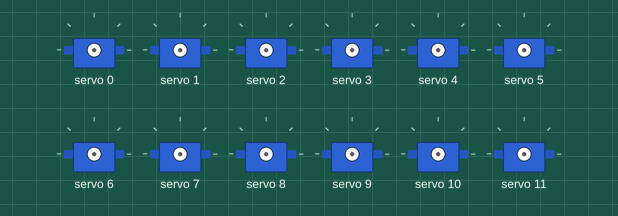
This sketch was run on a simulated Arduino Uno, built with avr-gcc and run on an emulated ATmega328P. Shown: 12 × servo.

Above: at 0.05 s.
At 1.3 s:
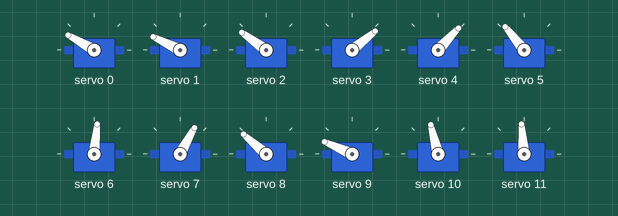
At 2.6 s:
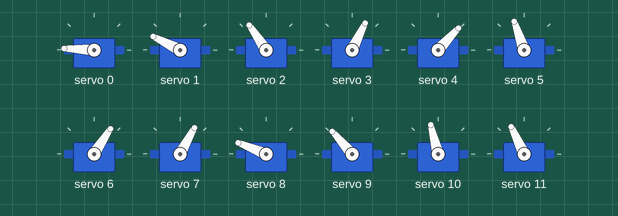
At 5.2 s:
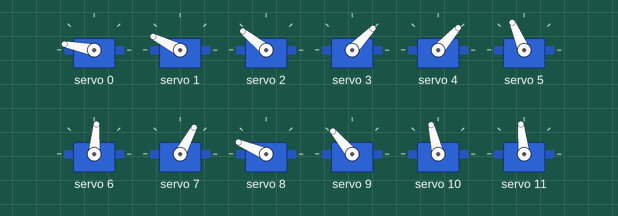
At 8.1 s:
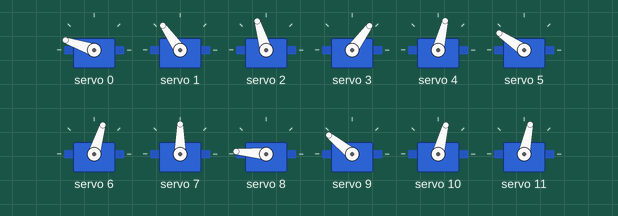
At 11.05 s:
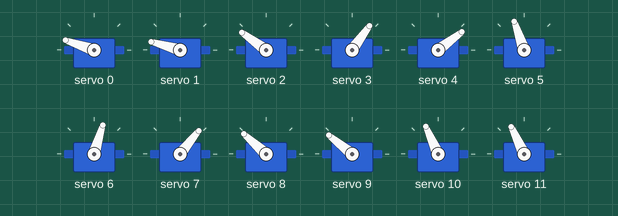
Timing chart, 0 to 14.6 s (numbered marks = the images above):
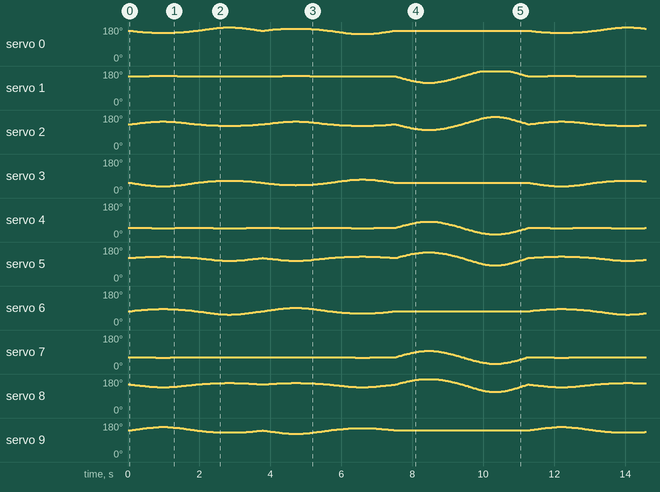

The sketch:

arduino.ino
```cpp
// (licence header left out)
#include <Adafruit_PWMServoDriver.h>
#include <Arduino.h>
#include <math.h>

#include "src/spider/spider.h"

Adafruit_PWMServoDriver pwm;
Spider spider;

void setup(void) {
    Serial.begin(115200);
    while (!Serial) {
        delay(10);
    }
    pwm.begin();
    pwm.setPWMFreq(50);  // Analog servos run at 50Hz.
}

void loop(void) {
    float theta = 0.0;
    for (int i = 0; i < 100; i++) {
        delay(25);
        spider.sendUpdatesToServos(&pwm, servo_config);
        theta += PI / 50.0;
        spider.setToePositionAbsolute(Leg::kFrontRight,
                                      {sinf(theta) * 20.0f, 0.0, 0.0});
        spider.setToePositionAbsolute(Leg::kFrontLeft,
                                      {sinf(theta) * 20.0f, 0.0, 0.0});
        spider.setToePositionAbsolute(Leg::kBackRight,
                                      {sinf(theta) * 20.0f, 0.0, 0.0});
        spider.setToePositionAbsolute(Leg::kBackLeft,
                                      {sinf(theta) * 20.0f, 0.0, 0.0});
    }
    for (int i = 0; i < 100; i++) {
        delay(25);
        spider.sendUpdatesToServos(&pwm, servo_config);
        theta += PI / 50.0;
        spider.setToePositionAbsolute(Leg::kFrontRight,
                                      {0.0, sinf(theta) * 20.0f, 0.0});
        spider.setToePositionAbsolute(Leg::kFrontLeft,
                                      {0.0, sinf(theta) * 20.0f, 0.0});
        spider.setToePositionAbsolute(Leg::kBackRight,
                                      {0.0, sinf(theta) * 20.0f, 0.0});
        spider.setToePositionAbsolute(Leg::kBackLeft,
                                      {0.0, sinf(theta) * 20.0f, 0.0});
    }
    for (int i = 0; i < 100; i++) {
        delay(25);
        spider.sendUpdatesToServos(&pwm, servo_config);
        theta += PI / 50.0;
        spider.setToePositionAbsolute(Leg::kFrontRight,
                                      {0.0, 0.0, sinf(theta) * 20.0f});
        spider.setToePositionAbsolute(Leg::kFrontLeft,
                                      {0.0, 0.0, sinf(theta) * 20.0f});
        spider.setToePositionAbsolute(Leg::kBackRight,
                                      {0.0, 0.0, sinf(theta) * 20.0f});
        spider.setToePositionAbsolute(Leg::kBackLeft,
                                      {0.0, 0.0, sinf(theta) * 20.0f});
    }
}
```

leg.cpp
```cpp
// (licence header left out)
#include "leg.h"

#include <math.h>

Leg::Leg(Position leg_pos) {
    // The canonical zero position of the toe is with the coxa at "45 degrees",
    // the femur horizontal, and the tibia vertical. Therefore the hip joint is
    // displaced by (coxa+femur)/sqrt(2), using Pythagoras' theorem.
    float hip_offset = (coxa_len + femur_len) / sqrtf(2.0f);
    this->_hip_pt = {.x = hip_offset, .y = hip_offset, .z = tibia_len};
    this->_toe_pt = {0};

    switch (leg_pos) {
        case kFrontRight:
            this->_hip_pt.x = -this->_hip_pt.x;
            this->_hip_pt.y = -this->_hip_pt.y;
            break;
        case kFrontLeft:
            this->_hip_pt.y = -this->_hip_pt.y;
            break;
        case kBackRight:
            this->_hip_pt.x = -this->_hip_pt.x;
            break;
        case kBackLeft:
            // fallthrough
        default:
            break;
    }
}

void Leg::setToePoint(Point3D pt) { this->_toe_pt = pt; }

void Leg::moveToePoint(Point3D vect) {
    this->_toe_pt.x += vect.x;
    this->_toe_pt.y += vect.y;
    this->_toe_pt.z += vect.z;
}

void Leg::getJointAngles(float *bc, float *cf, float *ft) {
    // Hip angle is measured counter-clockwise from a line projecting out from
    // the right side of the spider.
    *bc = atan2f(this->_toe_pt.y - this->_hip_pt.y,
                 this->_toe_pt.x - this->_hip_pt.x);

    // Total horizontal distance from hip to toe.
    float total_horiz_reach = sqrtf((this->_toe_pt.x - this->_hip_pt.x) *
                                        (this->_toe_pt.x - this->_hip_pt.x) +
                                    (this->_toe_pt.y - this->_hip_pt.y) *
                                        (this->_toe_pt.y - this->_hip_pt.y));
    // Femur+tibia horizontal reach.
    float ft_horiz_reach = total_horiz_reach - coxa_len;
    // Femur+tibia reach in 3D space.
    // This gives us a triangle with sides (femur_len, tibia_len, ftReach).
    float ft_diag_reach = sqrtf(ft_horiz_reach * ft_horiz_reach +
                                (this->_toe_pt.z - this->_hip_pt.z) *
                                    (this->_toe_pt.z - this->_hip_pt.z));

    // Solve for angles, using the law of cosines.
    //   c^2 = a^2 + b^2 - 2*a*b*cos(C)
    //   2*a*b*cos(C) =  a^2 + b^2 - c^2
    //   cos(C) = (a^2 + b^2 - c^2) / (2*a*b)
    // Or in coding terms:
    //   cos_num = a*a + b*b - c*c
    //   cos_denom = 2*a*b
    //   angle_c = acosf(cos_num / cos_denom)
    float cos_num;
    float cos_denom;

    // Coxa-Femur angle is measured counter-clockwise from horizontal, so up is
    // positive and down is negative. First, find the angle between the femur
    // and the imaginary line from the coxa-femur joint down to the  toe.
    cos_num = ft_diag_reach * ft_diag_reach + femur_len * femur_len -
              tibia_len * tibia_len;
    cos_denom = 2.0f * ft_diag_reach * femur_len;
    float femur_reach_angle = acosf(cos_num / cos_denom);

    // Second, find the angle between horizontal and the imaginary line from the
    // coxa-femur joint down to the  toe.
    float horiz_reach_angle =
        atan2f(this->_toe_pt.z - this->_hip_pt.z, ft_horiz_reach);
    *cf = femur_reach_angle + horiz_reach_angle;

    // Femur-Tibia angle is measured counter-clockwise from the femur, so it
    // will always be positive, and bigger numbers represent a further reach.
    cos_num = femur_len * femur_len + tibia_len * tibia_len -
              ft_diag_reach * ft_diag_reach;
    cos_denom = 2.0 * femur_len * tibia_len;
    *ft = acosf(cos_num / cos_denom);

    // Convert radians to degrees.
    *bc = *bc / M_PI * 180.0f;
    *cf = *cf / M_PI * 180.0f;
    *ft = *ft / M_PI * 180.0f;
}
```

leg.h
```cpp
// (licence header left out)
#pragma once

#include <cstdint>

// Represents a 3D point in space.
// x is towards the right of the robot.
// y is towards the front of the robot.
// z is towards the top of the robot.
// Distances are in millimeters.
typedef struct {
    float x;
    float y;
    float z;
} Point3D;

// The leg represents a three-segment leg (coxa-femur-tibia), with the coxa
// joined to the body at the hip point and the tibia touching the floor at the
// toe point. The canonical toe point is (0,0,0), representing a leg that is
// pointing out from the body corner at a 45' angle, the femur horizontal and
// the tibia vertical.
class Leg {
   public:
    enum Position {
        kFrontRight,
        kFrontLeft,
        kBackRight,
        kBackLeft,
    };

    enum Joint {
        kBodyCoxa,
        kCoxaFemur,
        kFemurTibia,
    };

    Leg(Position leg_pos);

    void setToePoint(Point3D pt);
    void moveToePoint(Point3D vect);
    void getJointAngles(float *bc, float *cf, float *ft);

    static constexpr float coxa_len = 23.5f;
    static constexpr float femur_len = 38.0f;
    static constexpr float tibia_len = 81.0f;

   private:
    Point3D _hip_pt;
    Point3D _toe_pt;
};
```

servo.cpp
```cpp
// (licence header left out)
#include "servo.h"

#include <math.h>

Servo::Servo(uint16_t min_micros, uint16_t max_micros, int16_t zero_degrees,
             bool reversed)
    : _min_micros(min_micros),
      _max_micros(max_micros),
      _zero_degrees(zero_degrees),
      _reversed(reversed) {
    // TODO: Verify parameters?
}

uint16_t Servo::degreesToMicros(float deg) {
    if (this->_reversed) {
        deg = -deg;
    }
    int16_t micros = int16_t(roundf(deg * 100.0f / 9.0f)) + this->_zero_degrees;
    if (micros < this->_min_micros) {
        micros = this->_min_micros;
    }
    if (micros > this->_max_micros) {
        micros = this->_max_micros;
    }

    return (uint16_t)micros;
}
```

servo.h
```cpp
// (licence header left out)
#pragma once

#include <cstdint>

class Servo {
   public:
    Servo(uint16_t min_micros, uint16_t max_micros, int16_t zero_degrees,
          bool reversed);
    uint16_t degreesToMicros(float deg);

   private:
    uint16_t _min_micros;
    uint16_t _max_micros;
    int16_t _zero_degrees;
    bool _reversed;
};

// Declared in config_servos.cpp.
extern Servo servo_config[12];
```

spider.cpp
```cpp
#include "spider.h"

Spider::Spider()
    : _legs{Leg(Leg::kFrontRight), Leg(Leg::kFrontLeft), Leg(Leg::kBackRight),
             Leg(Leg::kBackLeft)} {}

void Spider::sendUpdatesToServos(Adafruit_PWMServoDriver *pwm, Servo *servos) {
    for (size_t leg = 0; leg < 4; leg++) {
        float bc;
        float cf;
        float ft;
        this->_legs[leg].getJointAngles(&bc, &cf, &ft);
        uint8_t servo;
        servo = servoID(Leg::Position(leg), Leg::kBodyCoxa);
        pwm->writeMicroseconds(servo, servos[servo].degreesToMicros(bc));
        servo = servoID(Leg::Position(leg), Leg::kCoxaFemur);
        pwm->writeMicroseconds(servo, servos[servo].degreesToMicros(cf));
        servo = servoID(Leg::Position(leg), Leg::kFemurTibia);
        pwm->writeMicroseconds(servo, servos[servo].degreesToMicros(ft));
    }
}

void Spider::setToePositionAbsolute(Leg::Position leg, Point3D pt) {
    this->_legs[leg].setToePoint(pt);
}

void Spider::setToePositionRelative(Leg::Position leg, Point3D vect) {
    this->_legs[leg].moveToePoint(vect);
}

uint8_t Spider::servoID(Leg::Position leg, Leg::Joint joint) {
    return uint8_t(leg) * 3 + uint8_t(joint);
}
```

spider.h
```cpp
// (licence header left out)
#pragma once

#include <Adafruit_PWMServoDriver.h>

#include <cstdint>

#include "leg.h"
#include "servo.h"

class Spider {
   public:
    Spider();

    // sendUpdatesToServos calculates all servo angles and updates the PWM
    // device.
    // pwm must not be null.
    // servos must point to an array of 12 servos.
    void sendUpdatesToServos(Adafruit_PWMServoDriver *pwm, Servo *servos);

    void setToePositionAbsolute(Leg::Position leg, Point3D pt);

    void setToePositionRelative(Leg::Position leg, Point3D vect);

   private:
    uint8_t servoID(Leg::Position leg, Leg::Joint joint);

    Leg _legs[4];
};
```

config_servos.cpp
```cpp
// (licence header left out)
#include "servo.h"

// Robot-specific servo configuration.
// This is specific to my robot. Override with appropriate values for your bot.
Servo servo_config[12] = {
    // FR BC
    Servo(1500, 2500, 1700, false),
    // FR CF
    Servo(1200, 2600, 2111, true),
    // FR FT
    Servo(1400, 2500, 900, false),
    // FL BC
    Servo(700, 1700, -400, false),
    // FL CF
    Servo(500, 1900, 1045, false),
    // FL FT
    Servo(1300, 2400, 2800, true),
    // BR BC
    Servo(700, 1700, 1800, false),
    // BR CF
    Servo(700, 2100, 1189, false),
    // BR FT
    Servo(1500, 2500, 3100, true),
    // BL BC
    Servo(1400, 2400, 3500, false),
    // BL CF
    Servo(1000, 2200, 1600, true),
    // BL FT
    Servo(1100, 2200, 600, false),
};
```
